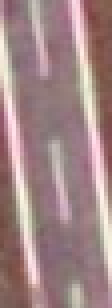
#> input picture Decision_Trees/Decision_Trees/teste_1.png, 28 x 77 px, given in place of 4.jpg, which was not available (shown 4 times larger); the run also reads 1 picture not shown here
$ python arvore.py
#> lines starting #> are read from the running program, lines starting #| are printed output that depends on the picture; pictures that were not available may be replaced by others from this repository, and a replacement may not be noted
from PIL import Image
import numpy as np
import matplotlib.pyplot as plt
from sklearn.tree import DecisionTreeClassifier, plot_tree
from sklearn.metrics import classification_report
import pandas as pd

# === 1. Carregar imagens ===
img_main = Image.open("4.jpg").convert("RGB")
img_road = Image.open("teste_1.jpeg").convert("RGB")        # Estrada
img_vegetation = Image.open("teste_2.jpeg").convert("RGB")  # Vegetação
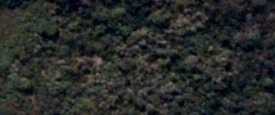
#> input picture Aula-Pratica/Imagens/teste_2.jpeg, 275 x 115 px, found by its file name
#> img_vegetation is the input picture: PIL image 275x115 RGB; mean R, G, B 39.9, 42.7, 40.6
img_soil = Image.open("teste_3.jpeg").convert("RGB")        # Terra
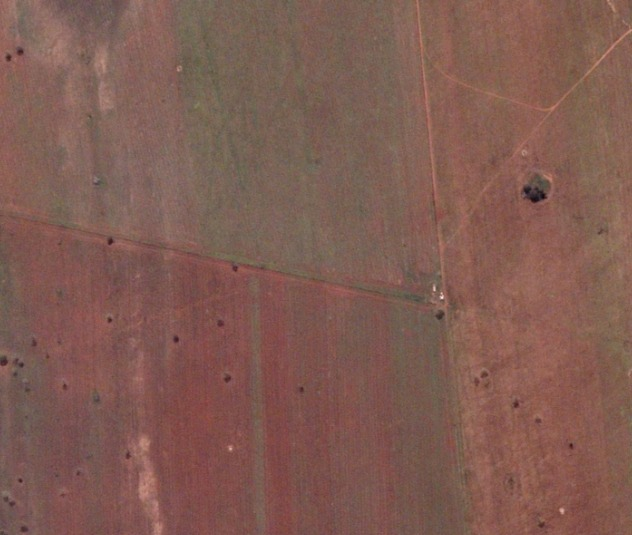
#> input picture Aula-Pratica/Imagens/teste_3.jpeg, 632 x 535 px, found by its file name
#> img_soil is the input picture: PIL image 632x535 RGB; mean R, G, B 128.3, 92, 82.4

# === 2. Extrair pixels de cada amostra e rotular ===
def get_pixels_and_labels(image, label):
#> called with label = 0
    pixels = np.array(image).reshape(-1, 3)
#> pixels = 2156 rows, first 8: [177, 135, 149], [139, 98, 112], [125, 89, 103], [137, 107, 119], [131, 108, 116], [140, 125, 128], [140, 130, 131], [165, 162, 157]
    labels = np.full((pixels.shape[0],), label)
#> labels = 2156 values from 0 to 0
    return pixels, labels

X_road, y_road = get_pixels_and_labels(img_road, 0)
#> X_road has the same summary as pixels in get_pixels_and_labels; y_road = 2156 values from 0 to 0
X_veg, y_veg = get_pixels_and_labels(img_vegetation, 1)
X_soil, y_soil = get_pixels_and_labels(img_soil, 2)

# === 3. Unir dados de treino ===
X_train = np.vstack((X_road, X_veg, X_soil))
y_train = np.concatenate((y_road, y_veg, y_soil))

# === 4. Treinar modelo ===
clf = DecisionTreeClassifier(criterion="entropy", max_depth=10)
clf.fit(X_train, y_train)

# === 5. Classificar imagem principal ===
main_pixels = np.array(img_main).reshape(-1, 3)
#> main_pixels = 2156 rows, first 8: [175, 137, 148], [139, 98, 111], [127, 87, 99], [136, 101, 111], [138, 110, 118], [141, 121, 126], [140, 129, 127], [169, 163, 156]
predicted = clf.predict(main_pixels)
#> predicted = 2156 values, max 2 at index 22, min 0 at index 0, mean 0.407
predicted_img = predicted.reshape(img_main.size[1], img_main.size[0])  # (altura, largura)
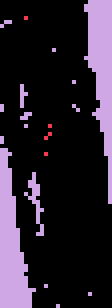
#> predicted_img: shape (77, 28) int64 (shown 4 times larger); 3 distinct labels, from 0 to 2; one colour per label, 0 black

# === 6. Gerar relatório ===
report = classification_report(y_train, clf.predict(X_train), target_names=["Estrada", "Vegetação", "Terra"])
print("Relatório de Classificação:\n", report)
#| Relatório de Classificação:
#|                precision    recall  f1-score   support
#|      Estrada       0.99      0.82      0.90      2156
#|    Vegetação       1.00      1.00      1.00     31625
#|        Terra       1.00      1.00      1.00    338120
#|     accuracy                           1.00    371901
#|    macro avg       0.99      0.94      0.96    371901
#| weighted avg       1.00      1.00      1.00    371901

# === 7. Mostrar árvore de decisão ===
plt.figure(figsize=(16, 8))
plot_tree(clf, filled=True, feature_names=["R", "G", "B"], class_names=["Estrada", "Vegetação", "Terra"])
plt.title("Árvore de Decisão (baseada em Entropia)")
plt.tight_layout()
plt.show()

# === 8. Reconstruir imagem segmentada com cores ===
color_map = {
    0: [255, 255, 255],  # Estrada - Branco
    1: [34, 139, 34],    # Vegetação - Verde escuro
    2: [160, 82, 45]     # Terra - Marrom
}

segmented_img = np.zeros((predicted_img.shape[0], predicted_img.shape[1], 3), dtype=np.uint8)
for class_val, color in color_map.items():
    segmented_img[predicted_img == class_val] = color

plt.figure(figsize=(10, 10))
plt.imshow(segmented_img)
plt.title("Imagem Reconstruída com Classificação")
plt.axis("off")
plt.show()
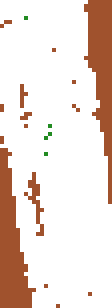
#> shown: shape (77, 28, 3) (shown 4 times larger); mean R, G, B 235.3, 219.7, 212

# === 9. (Opcional) Salvar imagem classificada ===
Image.fromarray(segmented_img).save("imagem_classificada.jpeg")
